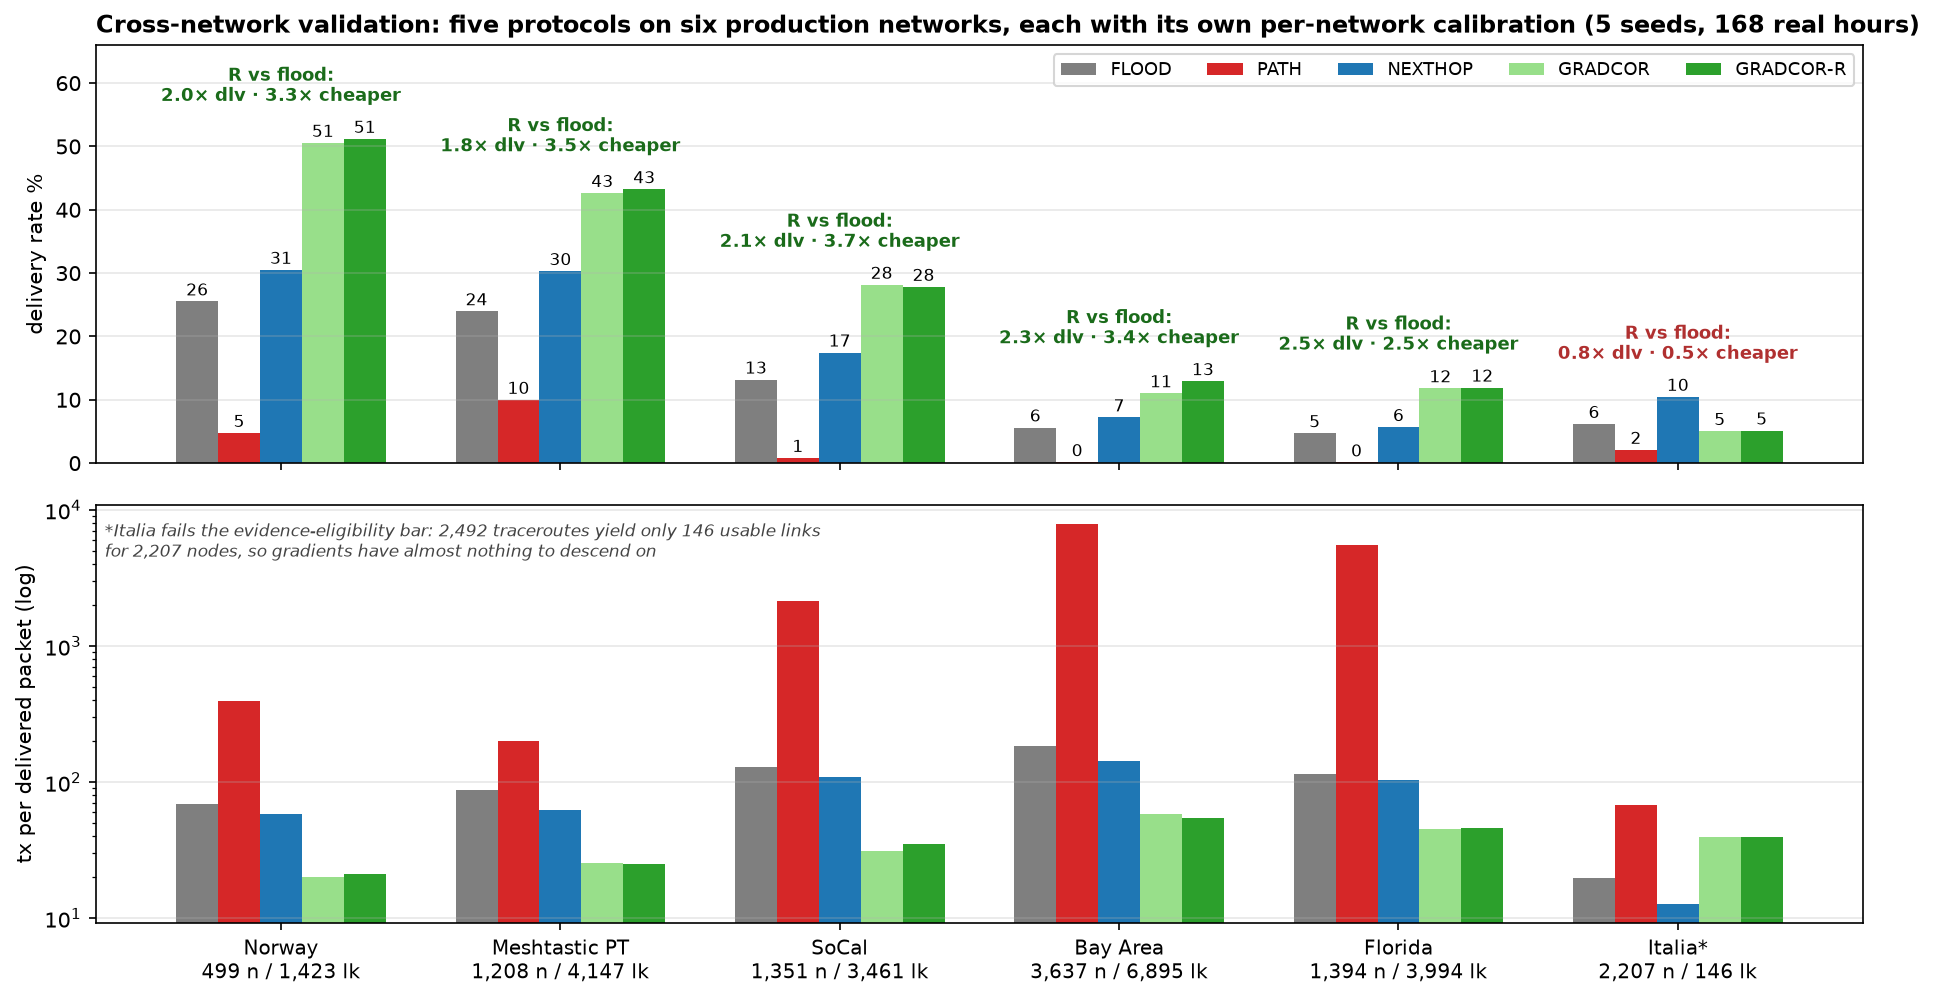

This figure's Python source:
"""Cross-network validation figure from multinet_results.csv."""
import csv
from collections import defaultdict

import matplotlib
matplotlib.use("Agg")
import matplotlib.pyplot as plt

PROTO_COLORS = {"FLOOD": "#7f7f7f", "PATH": "#d62728", "NEXTHOP": "#1f77b4",
                "GRADCOR": "#98df8a", "GRADCOR-R": "#2ca02c"}
ORDER = ["FLOOD", "PATH", "NEXTHOP", "GRADCOR", "GRADCOR-R"]
NETS = ["norway", "meshtastic-pt", "socal", "bay-area", "florida", "italia"]
NET_LABELS = ["Norway\n499 n / 1,423 lk", "Meshtastic PT\n1,208 n / 4,147 lk",
              "SoCal\n1,351 n / 3,461 lk", "Bay Area\n3,637 n / 6,895 lk",
              "Florida\n1,394 n / 3,994 lk", "Italia*\n2,207 n / 146 lk"]

res = defaultdict(dict)
for r in csv.DictReader(open("multinet_results.csv")):
    res[r["network"]][r["proto"]] = (float(r["delivery_pct"]), float(r["tx_per_delivered"]))

fig, (ax1, ax2) = plt.subplots(2, 1, figsize=(15.2, 7.6), sharex=True,
                               gridspec_kw={"hspace": 0.10})
n_p = len(ORDER)
w = 0.15
xs = range(len(NETS))

for j, p in enumerate(ORDER):
    off = (j - (n_p - 1) / 2) * w
    dl = [res[n][p][0] for n in NETS]
    bars = ax1.bar([x + off for x in xs], dl, width=w, color=PROTO_COLORS[p], label=p)
    ax1.bar_label(bars, fmt="%.0f", fontsize=8, padding=1)
    td = [res[n][p][1] for n in NETS]
    ax2.bar([x + off for x in xs], td, width=w, color=PROTO_COLORS[p])

# ratio annotations: GradCor-R vs FLOOD
for x, n in zip(xs, NETS):
    r = res[n]["GRADCOR-R"][0] / max(0.01, res[n]["FLOOD"][0])
    a = res[n]["FLOOD"][1] / max(0.01, res[n]["GRADCOR-R"][1])
    ax1.text(x, max(res[n][p][0] for p in ORDER) + 6,
             f"R vs flood:\n{r:.1f}\u00d7 dlv \u00b7 {a:.1f}\u00d7 cheaper",
             ha="center", fontsize=8.5, color="#1a6b1a" if r > 1 else "#b03030",
             fontweight="bold", linespacing=1.25)

ax1.set_ylabel("delivery rate %")
ax1.set_ylim(0, 66)
ax1.legend(fontsize=8.5, ncol=5, loc="upper right")
ax1.grid(axis="y", alpha=0.3)
ax1.set_title("Cross-network validation: five protocols on six production networks, "
              "each with its own per-network calibration (5 seeds, 168 real hours)",
              fontsize=11.5, fontweight="bold", loc="left")

ax2.set_yscale("log")
ax2.set_ylabel("tx per delivered packet (log)")
ax2.grid(axis="y", alpha=0.3)
ax2.set_xticks(list(xs))
ax2.set_xticklabels(NET_LABELS, fontsize=9.5)
ax2.text(0.005, 0.96,
         "*Italia fails the evidence-eligibility bar: 2,492 traceroutes yield only 146 usable links\n"
         "for 2,207 nodes, so gradients have almost nothing to descend on",
         transform=ax2.transAxes, ha="left", va="top", fontsize=8, style="italic", color="#444")

fig.savefig("fig_multinet.png", dpi=150, bbox_inches="tight")
print("wrote fig_multinet.png")
